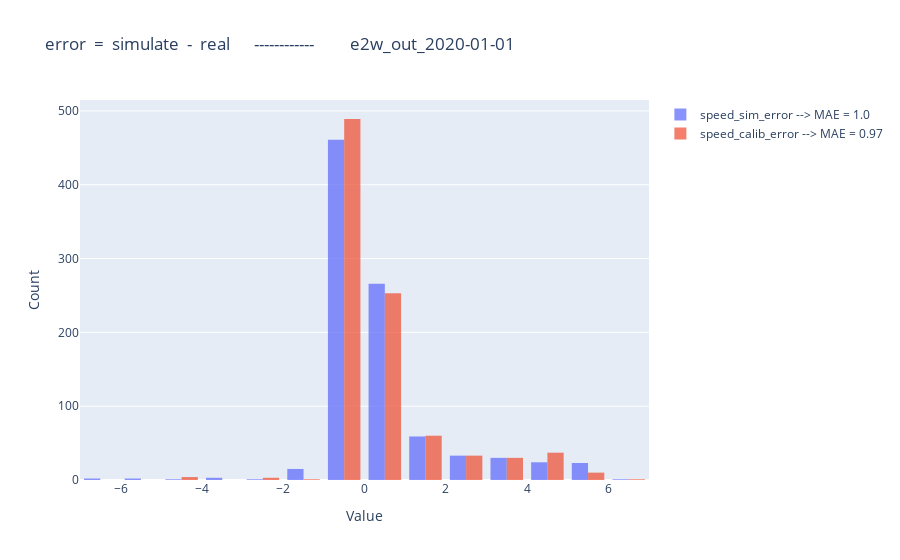

Source (notebook cell):
### Code cell
import plotly.graph_objects as go

fig = go.Figure()

xbins=dict(
        start=-7,  # Bin start
        end=7,    # Bin end
        size=1    # Bin size (width of each bin)
    )
sim_MAE = round(abs(compare_df['speed_sim_error']).mean(),2)
calib_MAE = round(abs(compare_df['speed_calib_error']).mean(),2)
fig.add_trace(go.Histogram(x=compare_df['speed_sim_error'], name=f"speed_sim_error --> MAE = {sim_MAE}", opacity=0.75, xbins=xbins))
fig.add_trace(go.Histogram(x=compare_df['speed_calib_error'], name=f"speed_calib_error --> MAE = {calib_MAE}", opacity=0.75, xbins=xbins))

fig.update_layout(
    barmode='group',  # Use 'overlay' if you want stacked look
    xaxis_title='Value',
    yaxis_title='Count',
    title=f"error  =  simulate  -  real      ------------         {postfix}"
)

fig.show()
fig.write_html(f"diagram/hist_speed_error_{postfix}.html")

### Figure 1 — Plotly figure (JSON) as saved in the notebook; plotly's stock layout.template omitted (floating-point values rounded to 4 significant figures; data arrays with more than 128 entries replaced by an {"elided": "..."} marker saying what was removed)
{"data": [{"name": "speed_sim_error --> MAE = 1.0", "opacity": 0.75, "type": "histogram", "x": {"elided": "921 float values"}, "xbins": {"end": 7, "size": 1, "start": -7}}, {"name": "speed_calib_error --> MAE = 0.97", "opacity": 0.75, "type": "histogram", "x": {"elided": "921 float values"}, "xbins": {"end": 7, "size": 1, "start": -7}}], "layout": {"barmode": "group", "title": {"text": "error  =  simulate  -  real      ------------         e2w_out_2020-01-01"}, "xaxis": {"title": {"text": "Value"}}, "yaxis": {"title": {"text": "Count"}}}}
